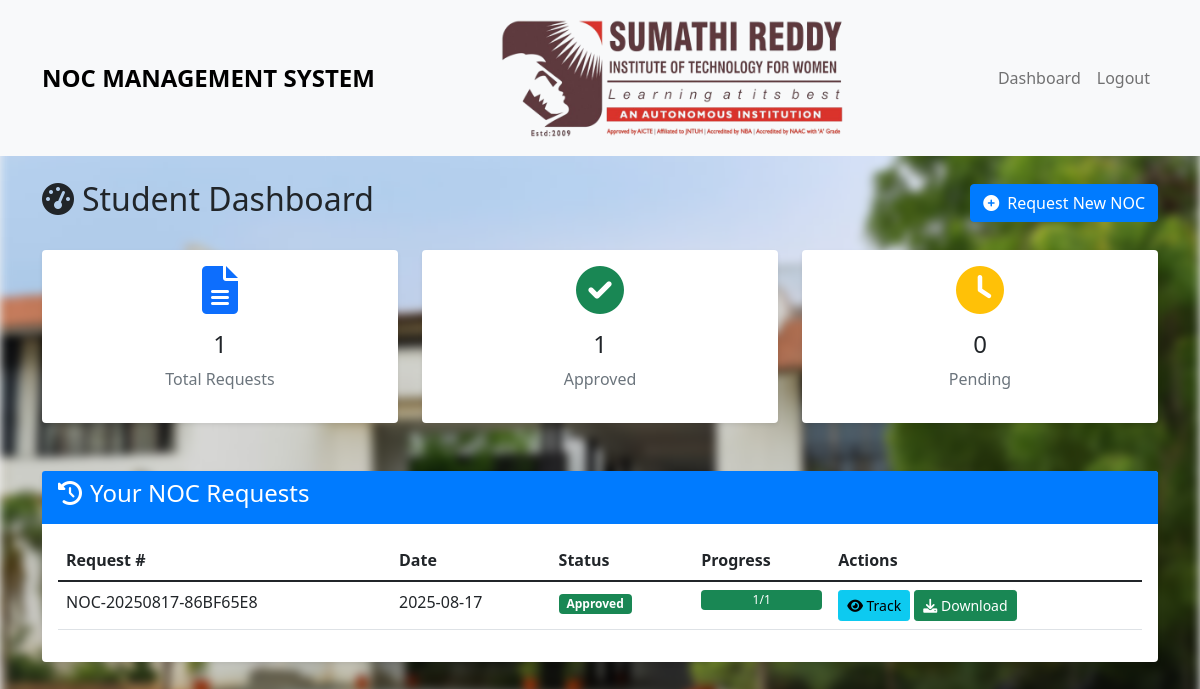
/dashboard (signed in), run on the app's committed database.
### app.py (models this page shows)
class NOCRequest(db.Model):
    id = db.Column(db.Integer, primary_key=True)
    roll_no = db.Column(db.String(20), db.ForeignKey('student.roll_no'), nullable=False)
    request_number = db.Column(db.String(20), unique=True, nullable=False)
    created_at = db.Column(db.DateTime, default=datetime.datetime.now(datetime.timezone.utc))
    status = db.Column(db.String(20), default='pending')  # pending, approved, rejected
    completed = db.Column(db.Boolean, default=False)
    statuses = db.relationship('NOCStatus', backref='noc_request', lazy=True)

### app.py (the view)
@app.route('/dashboard')
@login_required
def dashboard():
    if isinstance(current_user, Admin):
        return redirect(url_for('admin_dashboard'))
    noc_requests = NOCRequest.query.filter_by(roll_no=current_user.roll_no).all()
    return render_template('dashboard.html', noc_requests=noc_requests)

### app.py (called while the page is built)
@login_manager.user_loader
def load_user(user_id):
    if str(user_id).startswith('admin_'):
        return Admin.query.get(int(user_id.split('_')[1]))
    if str(user_id).startswith('student_'):
        return Student.query.get(int(user_id.split('_')[1]))
    else:
        try:
            return Student.query.get(int(user_id))
        except ValueError:
            return None

### templates/dashboard.html
{% extends "base.html" %} {% block title %}Dashboard - NOC System{% endblock %}
{% block content %}
<div class="row">
  <div class="col-12">
    <div class="d-flex justify-content-between align-items-center mb-4">
      <h2><i class="fas fa-tachometer-alt me-2"></i>Student Dashboard</h2>
      <a href="{{ url_for('request_noc') }}" class="btn btn-primary">
        <i class="fas fa-plus-circle me-2"></i>Request New NOC
      </a>
    </div>
    <div class="row">
      <div class="col-md-4">
        <div class="card text-center">
          <div class="card-body">
            <i class="fas fa-file-alt fa-3x text-primary mb-3"></i>
            <h4>{{ noc_requests|length }}</h4>
            <p class="text-muted">Total Requests</p>
          </div>
        </div>
      </div>
      <div class="col-md-4">
        <div class="card text-center">
          <div class="card-body">
            <i class="fas fa-check-circle fa-3x text-success mb-3"></i>
            <h4>
              {{ noc_requests|selectattr('status', 'equalto',
              'approved')|list|length }}
            </h4>
            <p class="text-muted">Approved</p>
          </div>
        </div>
      </div>
      <div class="col-md-4">
        <div class="card text-center">
          <div class="card-body">
            <i class="fas fa-clock fa-3x text-warning mb-3"></i>
            <h4>
              {{ noc_requests|selectattr('status', 'equalto',
              'pending')|list|length }}
            </h4>
            <p class="text-muted">Pending</p>
          </div>
        </div>
      </div>
    </div>
    <div class="card mt-4">
      <div class="card-header">
        <h4><i class="fas fa-history me-2"></i>Your NOC Requests</h4>
      </div>
      <div class="card-body">
        {% if noc_requests %}
        <div class="table-responsive">
          <table class="table table-hover">
            <thead>
              <tr>
                <th>Request #</th>
                <th>Date</th>
                <th>Status</th>
                <th>Progress</th>
                <th>Actions</th>
              </tr>
            </thead>
            <tbody>
              {% for request in noc_requests %}
              <tr>
                <td>{{ request.request_number }}</td>
                <td>{{ request.created_at.strftime('%Y-%m-%d') }}</td>
                <td>
                  {% if request.status == 'approved' %}
                  <span class="badge bg-success">Approved</span>
                  {% elif request.status == 'rejected' %}
                  <span class="badge bg-danger">Rejected</span>
                  {% else %}
                  <span class="badge bg-warning">Pending</span>
                  {% endif %}
                </td>
                <td>
                  {% set total_depts = request.statuses|length %} {% set
                  approved_depts = request.statuses|selectattr('status',
                  'equalto', 'approved')|list|length %} {% set rejected_depts =
                  request.statuses|selectattr('status', 'equalto',
                  'rejected')|list|length %}
                  <div class="progress" style="height: 20px">
                    {% if rejected_depts > 0 %}
                    <div class="progress-bar bg-danger" style="width: 100%">
                      Rejected
                    </div>
                    {% else %}
                    <div
                      class="progress-bar bg-success"
                      style="width: {{ (approved_depts / total_depts * 100) }}%"
                    >
                      {{ approved_depts }}/{{ total_depts }}
                    </div>
                    {% endif %}
                  </div>
                </td>
                <td>
                  <a
                    href="{{ url_for('track_request', request_id=request.id) }}"
                    class="btn btn-sm btn-info"
                  >
                    <i class="fas fa-eye"></i> Track
                  </a>
                  {% if request.completed and request.status == 'approved' %}
                  <a
                    href="{{ url_for('download_noc', request_number=request.request_number, roll_no=request.student.roll_no) }}"
                    class="btn btn-sm btn-success"
                  >
                    <i class="fas fa-download"></i> Download
                  </a>
                  {% endif %}
                </td>
              </tr>
              {% endfor %}
            </tbody>
          </table>
        </div>
        {% else %}
        <div class="text-center py-5">
          <i class="fas fa-file-alt fa-4x text-muted mb-3"></i>
          <h4 class="text-muted">No NOC requests yet</h4>
          <p class="text-muted">Start by creating your first NOC request</p>
        </div>
        {% endif %}
      </div>
    </div>
  </div>
</div>
{% endblock %}

### static/style.css (style rules this page uses)
:root { --primary-color: #007bff; --secondary-color: #6c757d; --success-color: #28a745; --danger-color: #dc3545; --warning-color: #ffc107; --info-color: #17a2b8; --light-color: #f8f9fa; --dark-color: #343a40; }
body { font-family: "Segoe UI", Tahoma, Geneva, Verdana, sans-serif; background-color: #f5f5f5; }
.card { border: none; box-shadow: 0 0.125rem 0.25rem rgba(0, 0, 0, 0.075); margin-bottom: 1.5rem; }
.card-header { background-color: var(--primary-color); color: white; border-bottom: none; }
.btn-primary { background-color: var(--primary-color); border-color: var(--primary-color); }
.table th { border-top: none; font-weight: 600; }
.progress { height: 8px; }
.progress-bar { transition: width 0.6s ease; }

### data on the page
NOCRequest: request_number "NOC-20250817-86BF65E8", created_at "2025-08-17", status "Approved", {{ (approved_depts / total_depts * 100) }} 100.0 (drawn), approved_depts "1", total_depts "1"

### other printed values
{{ noc_requests|length }} "1"
